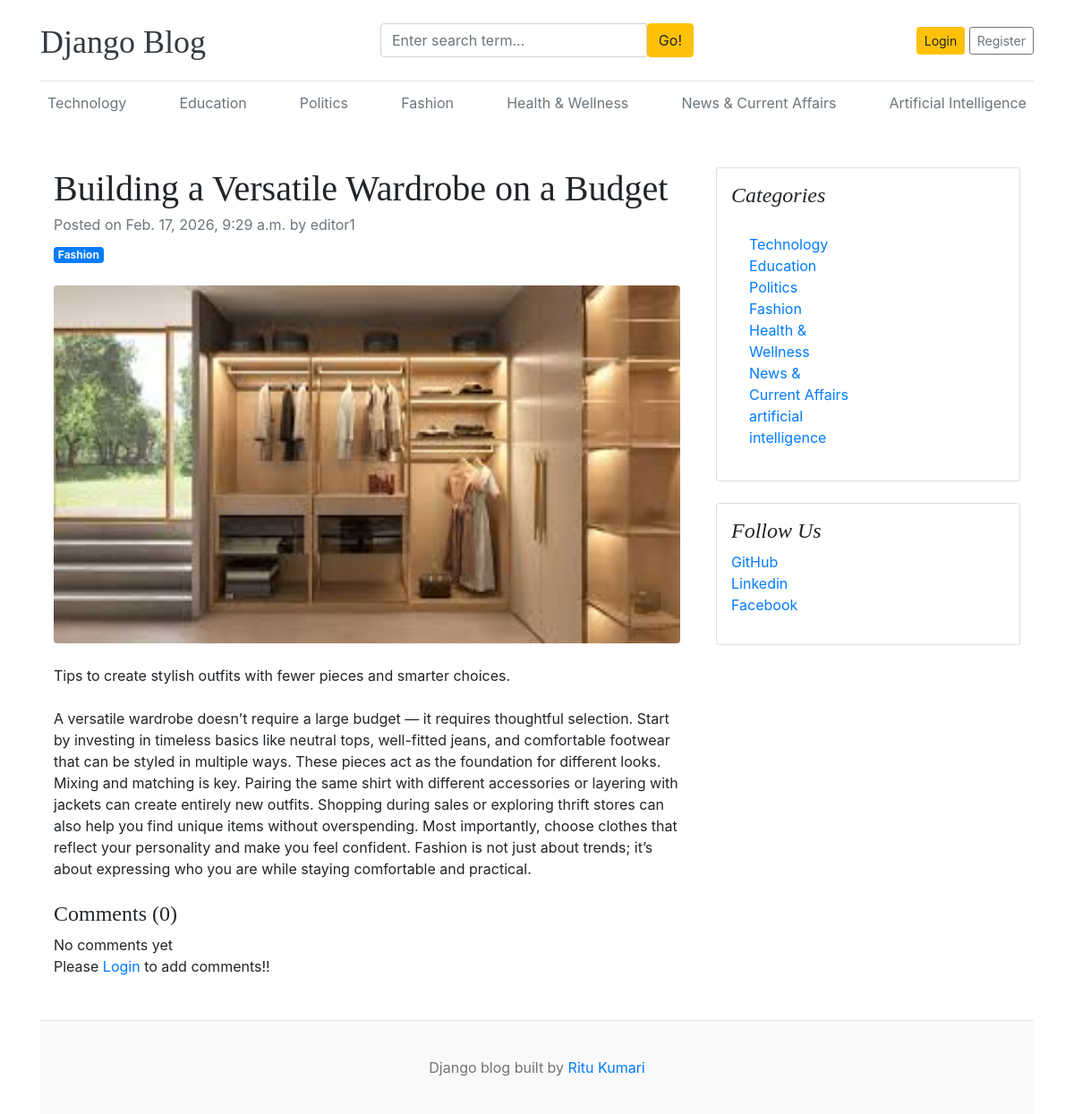
The page /blogs/building-a-versatile-wardrobe-on-a-budget/ on the database its author committed.
### blogs/models.py (models this page shows, shortened)
class Category(models.Model):
    category_name = models.CharField(max_length=50)
    created_at = models.DateTimeField(auto_now_add=True)
    updated_at = models.DateTimeField(auto_now=True)
    class Meta:
        verbose_name_plural = 'Categories'
        constraints = [
            models.UniqueConstraint(
                Lower('category_name'),
                name='unique_category_name_ci',
                violation_error_message="This category already exists. Please choose a different name."
            )
        ]
    def __str__(self):
        return self.category_name.title()

class Blog(models.Model):
    title = models.CharField(max_length=100)
    slug = models.SlugField(max_length=150, unique=True, blank=True)
    category = models.ForeignKey(Category, on_delete=models.CASCADE)
    author = models.ForeignKey(User, on_delete=models.CASCADE)
    featured_image = models.ImageField(upload_to='uploads/%Y/%m/%d')
    short_description = models.TextField(max_length=500)
    blog_body = models.TextField(max_length=2000)
    status = models.CharField(max_length=20, choices=STATUS_CHOICES, default='Draft')
    is_featured = models.BooleanField(default=False)
    created_at = models.DateTimeField(auto_now_add=True)
    updated_at = models.DateTimeField(auto_now=True)

### about/models.py (models this page shows, shortened)
class SocialLink(models.Model):
    platform = models.CharField(max_length=25)
    links = models.URLField(max_length=100)
    created_at = models.DateTimeField(auto_now_add=True)
    updated_at = models.DateTimeField(auto_now=True)

### blogs/views.py (the view, shortened to what this page needs)
# urls.py: path('blogs/<slug:slug>/', BlogsView.blogs, name='blogs'),
def blogs(request, slug):
    single_blog = get_object_or_404(Blog, slug=slug, status='Published')
    comments = Comment.objects.filter(blog=single_blog)
    comment_count = comments.count()
    context = {
        'single_blog': single_blog,
        'comments': comments,
        'comment_count': comment_count,
    }
    return render(request, 'blogs.html', context)

### blogs/context_processors.py (called while the page is built)
def get_categories(request):
    categories = Category.objects.all()
    return dict(categories=categories)

def get_social_links(request):
    social_links = SocialLink.objects.all()
    return dict(social_links=social_links)

### templates/blogs.html
{% extends 'base.html' %}
{% block content %}
<div class="container mt-5">
    <div class="row">
        <div class="col-lg-8">
            <article>
                <header class="mb-4">
                    <h1 class="fw-bolder mb-1">{{ single_blog.title }}</h1>
                    <div class="text-muted fst-italic mb-2">Posted on {{ single_blog.created_at }} by {{ single_blog.author }}</div>
                    <a class="badge bg-primary text-decoration-none text-light" href="#!">{{ single_blog.category }}</a>
                </header>
                <figure class="mb-4"><img class="img-fluid rounded" src="{{ single_blog.featured_image.url }}" alt="..." style="width: 700px; height: 400px" /></figure>
                <section class="mb-5">
                    <p class="fs-5 mb-4">{{ single_blog.short_description }}</p>
                    <p class="fs-5 mb-4">{{ single_blog.blog_body }}</p>
                     <h4>Comments ({{ comment_count }})</h4>
                    {% if comments %}
                        {% for comment in comments %}
                            <div class="card mt-1">
                                <div class="card-body">
                                    <p class="card-text mb-0">{{ comment }}</p>
                                    <div class="d-flex align-items-center gap-2 small text-muted">
                                        <span>By {{ comment.user }}</span>
                                        <span>&nbsp;| {{ comment.created_at | timesince }} ago |&nbsp;</span>
                                        {% if user == comment.user or user.is_superuser or "Manager" in user.groups.all|join:", " %}
                                            <form action="{% url 'delete_comment' comment.id %}" method="POST" class="d-inline m-0">
                                                {% csrf_token %}
                                                <button type="submit" class="btn btn-link p-0 m-0 align-baseline">
                                                    <i class="fa fa-trash text-danger"></i>
                                                </button>
                                            </form>
                                        {% endif %}
                                    </div>
                                </div>
                            </div>
                        {% endfor %}
                    {% else %}
                    No comments yet
                    {% endif %}
                    <br>
                    <div class="form-group">
                        {% if user.is_authenticated %}
                            <form action="" method="POST">
                                {% csrf_token %}
                                <div class="form-group">
                                    <textarea name="comment" class="form-control" placeholder="Write your comment here"></textarea>
                                    <input type="submit" value="Submit" class="btn btn-primary mt-2">
                                </div>
                            </form>
                        {% else %}
                        <p>Please <span><a href="{% url 'login' %}">Login</a></span> to add comments!!</p>
                        {% endif %}
                    </div>
                </section>
            </article>
        </div>
        <div class="col-lg-4">
            <div class="card mb-4 p-3">
                <h4 class="font-italic">Categories</h4>
                <div class="card-body">
                    <div class="row">
                        <div class="col-sm-6">
                            <ul class="list-unstyled mb-0">
                                {% for category in categories %}
                                <li><a href="{% url 'posts_by_category' category.id %}">{{ category.category_name }}</a></li>
                                {% endfor %}
                            </ul>
                        </div>
                    </div>
                </div>
            </div>
            {% if social_links %}
            <div class="card mb-4 p-3">
                <h4 class="font-italic">Follow Us</h4>
                <ol class="list-unstyled">
                    {% for sociallink in social_links %}
                    <li><a href="{{ sociallink.links }}" target='_blank'>{{ sociallink.platform }}</a></li>
                    {% endfor %}
                </ol>
            </div>
            {% endif %}
        </div>
    </div>
</div>
{% endblock %}

### templates/base.html (shortened to what this page needs)
{% load static %}
<!doctype html>
<html lang="en">
  <head>
    <link
      href="https://getbootstrap.com/docs/4.0/dist/css/bootstrap.min.css"
      rel="stylesheet"
    />
    <link href="{% static 'css/blog.css' %}" rel="stylesheet" />
    <link rel="stylesheet" href="https://cdnjs.cloudflare.com/ajax/libs/font-awesome/4.7.0/css/font-awesome.min.css">
  </head>
  <body>
    <div class="container">
      <header class="blog-header py-3">
        <div class="row flex-nowrap justify-content-between align-items-center">
          <div class="col-4 pt-1">
            <a class="blog-header-logo text-dark" href="/">Django Blog</a>
          </div>
          <div class = "col-4">
            <form action="{% url 'search' %}" method="GET">
              <div class="input-group">
                        <input class="form-control" type="text" name="keyword" value="{{ keyword }}" placeholder="Enter search term..." aria-label="Enter search term..." aria-describedby="button-search" />
                        <button type="submit" class="btn btn-warning" id="button-search" type="button">Go!</button>
                    </div>
            </form>
          </div>
          <div class="col-4 d-flex justify-content-end align-items-center">
            {% if not user.is_authenticated %}
            <a class="btn btn-sm btn-warning" href="{% url 'login' %}">Login</a> &nbsp;
            <a class="btn btn-sm btn-outline-secondary" href="{% url 'register' %}">Register</a>
            {% else %}
            <span><a href="{% url 'dashboard' %}">Dashboard</a></span>
            &emsp;
            <span><a href="{% url 'logout' %}">Logout</a></span>
            {% endif %}
          </div>
        </div>
      </header>
      <div class="nav-scroller py-1 mb-2">
        <nav class="nav d-flex justify-content-between">
          {% for category in categories %}
          <a class="p-2 text-muted" href="{% url 'posts_by_category' category.id %}">{{ category.category_name | title }}</a>
          {% endfor %}
        </nav>
      </div>
      {% block content %}
      {% endblock %}
     <footer class="blog-footer">
      <p>Django blog built by <a href="#">Ritu Kumari</a></p>
    </footer>
  </body>
</html>

### blog_main/static/css/blog.css (style rules this page uses)
.blog-header { border-bottom: 1px solid #e5e5e5; }
.blog-header-logo { font-family: "Playfair Display", Georgia, "Times New Roman", serif; font-size: 2.25rem; }
h1, h2, h3, h4, h5, h6 { font-family: "Playfair Display", Georgia, "Times New Roman", serif; }
.blog-footer { padding: 2.5rem 0; color: #727272; text-align: center; background-color: #f9f9f9; border-top: .05rem solid #e5e5e5; }
.blog-footer p:last-child { margin-bottom: 0; }

### rows shown on the page
Category: category_name "Technology"
Category: category_name "Education"
Category: category_name "Politics"
Category: category_name "Fashion"
Category: category_name "Health & Wellness"
Category: category_name "News & Current Affairs"
Category: category_name "Artificial Intelligence", category_name "artificial intelligence"
Blog: title "Building a Versatile Wardrobe on a Budget", created_at "Feb. 17, 2026, 9:29 a.m.", author "editor1", category "Fashion", featured_image (picture), short_description "Tips to create stylish outfits with fewer pieces and smarter choices.", blog_body "A versatile wardrobe doesn’t require a large budget — it requires thoughtful selection. Start by investing in timeless basics like neutral tops, well-fitted jeans, and comfortable footwear that can be styled in multiple ways. These pieces act as the foundation for different looks. Mixing and matching is key. Pairing the same shirt with different accessories or layering with jackets can create entirely new outfits. Shopping during sales or exploring thrift stores can also help you find unique items without overspending. Most importantly, choose clothes that reflect your personality and make you feel confident. Fashion is not just about trends; it’s about expressing who you are while staying…"
SocialLink: platform "GitHub"
SocialLink: platform "Linkedin"
SocialLink: platform "Facebook"

### other values the page prints
{{ comment_count }} "0"
